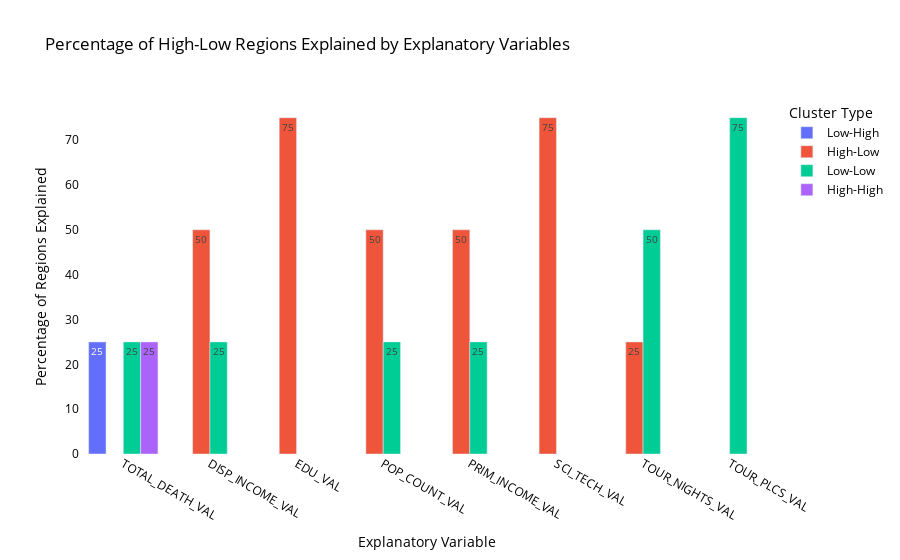

Notebook cell for this chart:
### Markdown cell above
#### High-Low regions

### Code cell
gdp_outlier_type = 'High-Low'
create_interactive_bar_graph(HL_regions_GDP, exp_dict_list, spatial_cluster_list, gdp_outlier_type)
# Important to remember that the total number of HL regions is ONLY 4

### Figure 1 — Plotly figure (JSON) as saved in the notebook; plotly's stock layout.template omitted (floating-point values rounded to 4 significant figures)
{"data": [{"alignmentgroup": "True", "hovertemplate": "Cluster Type=Low-High<br>Explanatory Variable=%{x}<br>Percentage of Regions=%{text}<extra></extra>", "legendgroup": "Low-High", "marker": {"color": "#636efa", "pattern": {"shape": ""}}, "name": "Low-High", "offsetgroup": "Low-High", "orientation": "v", "showlegend": true, "text": [25.0], "textposition": "auto", "x": ["TOTAL_DEATH_VAL"], "xaxis": "x", "y": [25.0], "yaxis": "y", "type": "bar"}, {"alignmentgroup": "True", "hovertemplate": "Cluster Type=High-Low<br>Explanatory Variable=%{x}<br>Percentage of Regions=%{text}<extra></extra>", "legendgroup": "High-Low", "marker": {"color": "#EF553B", "pattern": {"shape": ""}}, "name": "High-Low", "offsetgroup": "High-Low", "orientation": "v", "showlegend": true, "text": [50.0, 75.0, 50.0, 50.0, 75.0, 25.0], "textposition": "auto", "x": ["DISP_INCOME_VAL", "EDU_VAL", "POP_COUNT_VAL", "PRIM_INCOME_VAL", "SCI_TECH_VAL", "TOUR_NIGHTS_VAL"], "xaxis": "x", "y": [50.0, 75.0, 50.0, 50.0, 75.0, 25.0], "yaxis": "y", "type": "bar"}, {"alignmentgroup": "True", "hovertemplate": "Cluster Type=Low-Low<br>Explanatory Variable=%{x}<br>Percentage of Regions=%{text}<extra></extra>", "legendgroup": "Low-Low", "marker": {"color": "#00cc96", "pattern": {"shape": ""}}, "name": "Low-Low", "offsetgroup": "Low-Low", "orientation": "v", "showlegend": true, "text": [25.0, 25.0, 25.0, 25.0, 50.0, 75.0], "textposition": "auto", "x": ["DISP_INCOME_VAL", "POP_COUNT_VAL", "PRIM_INCOME_VAL", "TOTAL_DEATH_VAL", "TOUR_NIGHTS_VAL", "TOUR_PLCS_VAL"], "xaxis": "x", "y": [25.0, 25.0, 25.0, 25.0, 50.0, 75.0], "yaxis": "y", "type": "bar"}, {"alignmentgroup": "True", "hovertemplate": "Cluster Type=High-High<br>Explanatory Variable=%{x}<br>Percentage of Regions=%{text}<extra></extra>", "legendgroup": "High-High", "marker": {"color": "#ab63fa", "pattern": {"shape": ""}}, "name": "High-High", "offsetgroup": "High-High", "orientation": "v", "showlegend": true, "text": [25.0], "textposition": "auto", "x": ["TOTAL_DEATH_VAL"], "xaxis": "x", "y": [25.0], "yaxis": "y", "type": "bar"}], "layout": {"xaxis": {"anchor": "y", "domain": [0.0, 1.0], "title": {"text": "Explanatory Variable"}}, "yaxis": {"anchor": "x", "domain": [0.0, 1.0], "title": {"text": "Percentage of Regions Explained"}}, "legend": {"title": {"text": "Cluster Type"}, "tracegroupgap": 0}, "title": {"text": "Percentage of High-Low Regions Explained by Explanatory Variables"}, "barmode": "group", "uniformtext": {"minsize": 8, "mode": "hide"}, "font": {"color": "black"}, "plot_bgcolor": "white", "paper_bgcolor": "white"}}
